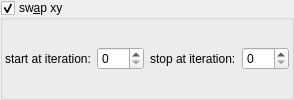
    <widget class="MyGroupBox" name="groupCheck_transf_function_enabledSw_false">
     <property name="font">
      <font>
       <weight>50</weight>
       <bold>false</bold>
      </font>
     </property>
     <property name="title">
      <string>sw&amp;ap xy</string>
     </property>
     <property name="checkable">
      <bool>true</bool>
     </property>
     <layout class="QVBoxLayout" name="verticalLayout_19">
      <property name="leftMargin">
       <number>2</number>
      </property>
      <property name="topMargin">
       <number>2</number>
      </property>
      <property name="rightMargin">
       <number>2</number>
      </property>
      <property name="bottomMargin">
       <number>2</number>
      </property>
      <item>
       <layout class="QHBoxLayout" name="horizontalLayout_34" stretch="0,1,0,1">
        <item>
         <widget class="QLabel" name="label_124">
          <property name="text">
           <string>start at iteration:</string>
          </property>
         </widget>
        </item>
        <item>
         <widget class="MySpinBox" name="spinboxInt_transf_start_iterations_I">
          <property name="sizePolicy">
           <sizepolicy hsizetype="Minimum" vsizetype="Maximum">
            <horstretch>0</horstretch>
            <verstretch>0</verstretch>
           </sizepolicy>
          </property>
          <property name="maximum">
           <number>999</number>
          </property>
         </widget>
        </item>
        <item>
         <widget class="QLabel" name="label_87">
          <property name="text">
           <string>stop at iteration:</string>
          </property>
         </widget>
        </item>
        <item>
         <widget class="MySpinBox" name="spinboxInt_transf_stop_iterations_I">
          <property name="sizePolicy">
           <sizepolicy hsizetype="Minimum" vsizetype="Maximum">
            <horstretch>0</horstretch>
            <verstretch>0</verstretch>
           </sizepolicy>
          </property>
          <property name="maximum">
           <number>999</number>
          </property>
         </widget>
        </item>
       </layout>
      </item>
     </layout>
    </widget>
